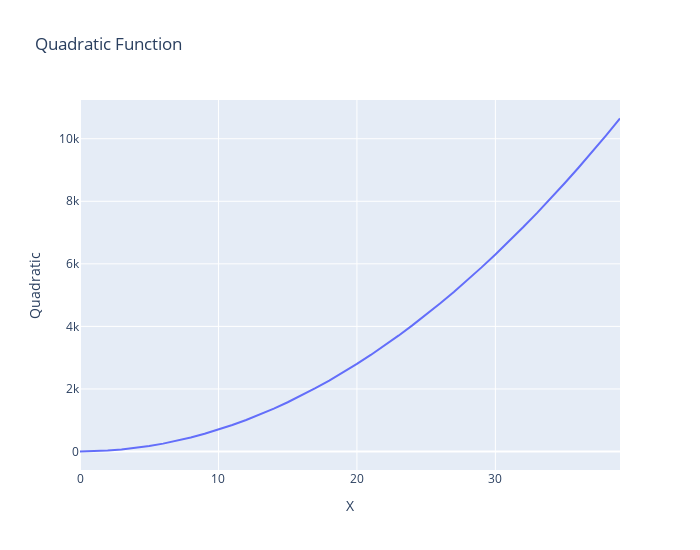

Notebook cell for this chart:
### Code cell
fig = px.line(df, x="X", y="Quadratic",width=700, height=550, title='Quadratic Function')
fig.show()

### Figure 1 — Plotly figure (JSON) as saved in the notebook; plotly's stock layout.template omitted (floating-point values rounded to 4 significant figures)
{"data": [{"hovertemplate": "X=%{x}<br>Quadratic=%{y}<extra></extra>", "legendgroup": "", "line": {"color": "#636efa", "dash": "solid"}, "mode": "lines", "name": "", "orientation": "v", "showlegend": false, "type": "scatter", "x": [0, 1, 2, 3, 4, 5, 6, 7, 8, 9, 10, 11, 12, 13, 14, 15, 16, 17, 18, 19, 20, 21, 22, 23, 24, 25, 26, 27, 28, 29, 30, 31, 32, 33, 34, 35, 36, 37, 38, 39], "xaxis": "x", "y": [0, 7, 28, 63, 112, 175, 252, 343, 448, 567, 700, 847, 1008, 1183, 1372, 1575, 1792, 2023, 2268, 2527, 2800, 3087, 3388, 3703, 4032, 4375, 4732, 5103, 5488, 5887, 6300, 6727, 7168, 7623, 8092, 8575, 9072, 9583, 10108, 10647], "yaxis": "y"}], "layout": {"height": 550, "legend": {"tracegroupgap": 0}, "title": {"text": "Quadratic Function"}, "width": 700, "xaxis": {"anchor": "y", "autorange": true, "domain": [0, 1], "range": [0, 39], "title": {"text": "X"}, "type": "linear"}, "yaxis": {"anchor": "x", "autorange": true, "domain": [0, 1], "range": [-591.5, 11240.0], "title": {"text": "Quadratic"}, "type": "linear"}}}
